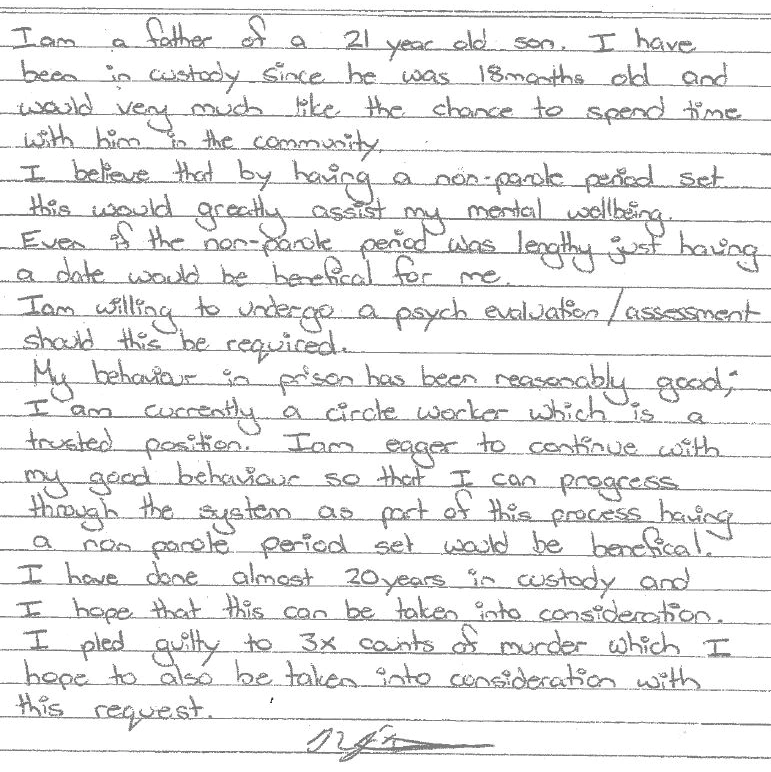
#> input picture lab/handwriting_forensics/beta src/beta/letter sample/dear dad/letter.jpg, 771 x 772 px
$ python -i handwriting.py   (imports and definitions only)
#> lines starting #> are read from the running program, lines starting #| are printed output that depends on the picture; after the words box and inside, x2 and y2 are one past the last pixel; in counts of white or black regions, pixels touching at a corner belong together
#> further down, picture is the input picture: shape (772, 771, 3); mean B, G, R 237.4, 237.3, 237.4
"""
Quantitative handwriting metrics for forensic document examination.
Implements standard measurements (ENFSI BPM / graphology):
zones, slant, baseline, pen pressure, stroke width, spacing, size.
Every metric returns (value, interpretation) pairs suitable for reporting.
"""
from __future__ import annotations
import numpy as np
import cv2


class HandwritingMetrics:
    def __init__(self, img_bgr: np.ndarray, dpi: int = 300):
#> called with dpi = 300
        self.bgr = img_bgr
        self.gray = cv2.cvtColor(img_bgr, cv2.COLOR_BGR2GRAY)
        self.dpi = dpi
        self._prepare()

    # ---------------------------------------------------------------- preproc
    def _prepare(self):
        # adaptive binarisation (ink = white on black)
        blur = cv2.medianBlur(self.gray, 5)
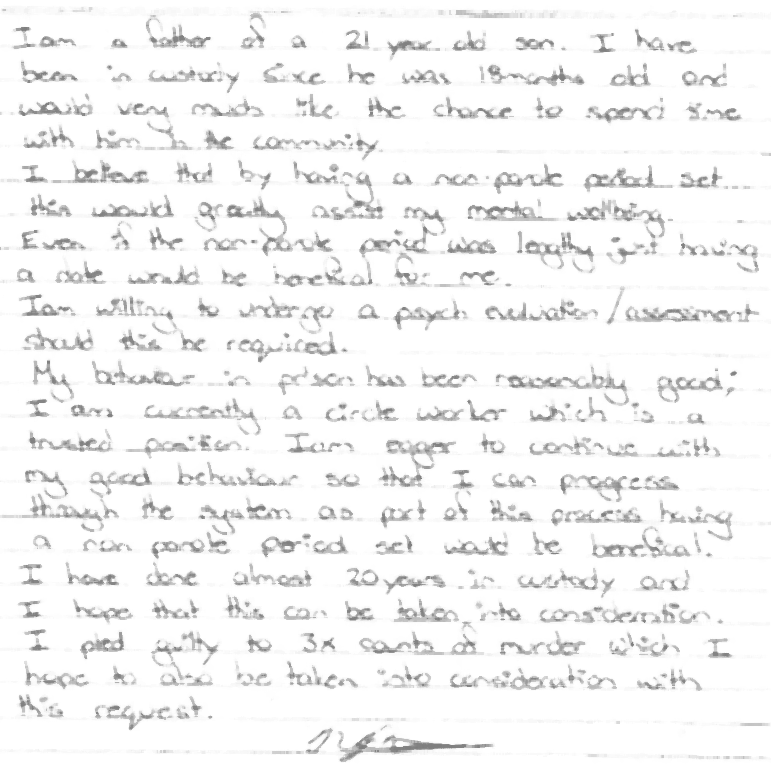
#> blur: shape (772, 771); min 125, max 255, mean 244.1
        self.bin = cv2.adaptiveThreshold(
            blur, 255, cv2.ADAPTIVE_THRESH_GAUSSIAN_C,
            cv2.THRESH_BINARY_INV, 31, 15)
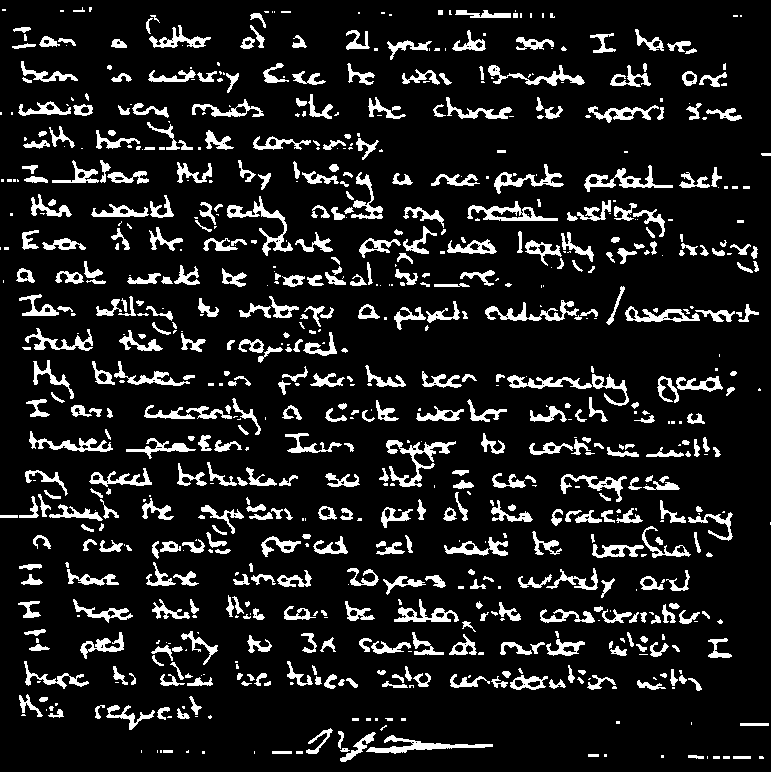
#> self.bin: shape (772, 771); 11.9% white; 789 white regions (291 under 20 px), largest, box (x1, y1, x2, y2) and area: (386, 440, 456, 487) 876, (227, 196, 293, 256) 775, (366, 735, 493, 754) 744
        # remove small specks
        self.bin = cv2.morphologyEx(
            self.bin, cv2.MORPH_OPEN, np.ones((2, 2), np.uint8))
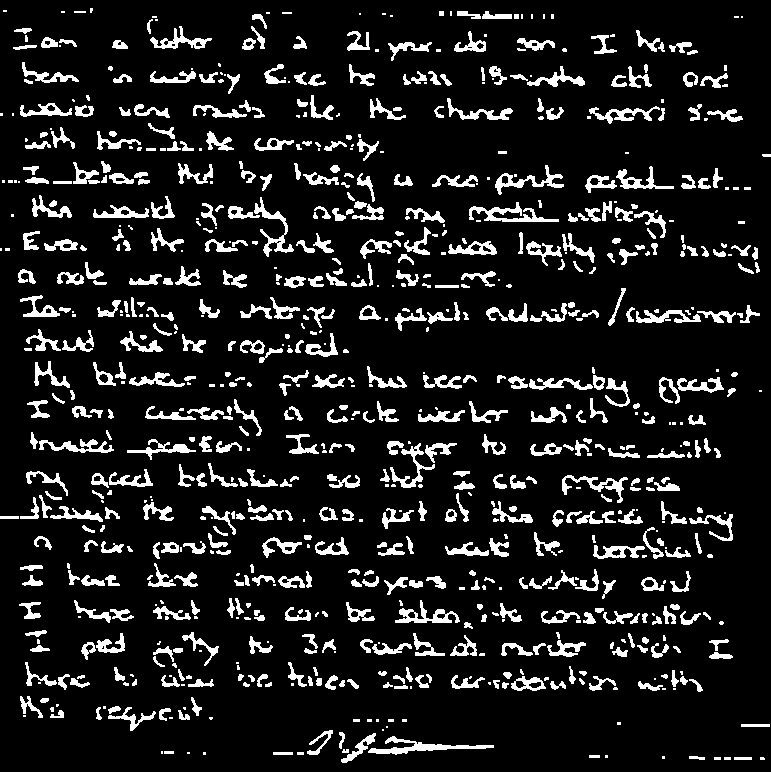
#> self.bin: shape (772, 771); 11.5% white; 835 white regions (258 under 20 px), largest, box (x1, y1, x2, y2) and area: (368, 736, 494, 755) 736, (469, 202, 559, 222) 644, (254, 197, 294, 257) 561
        # connected components (characters/strokes)
        n, labels, stats, _ = cv2.connectedComponentsWithStats(
            self.bin, connectivity=8)
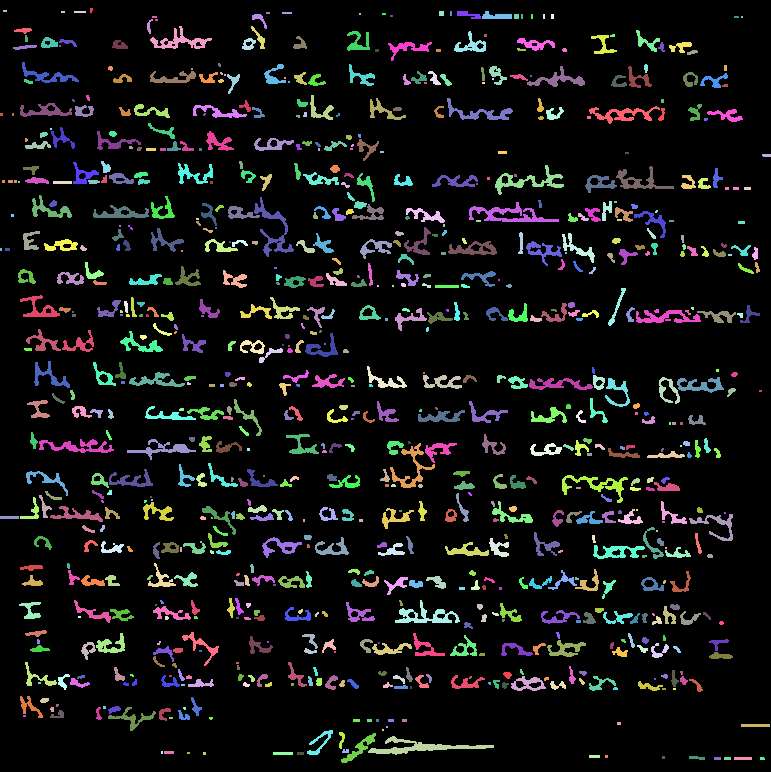
#> labels: shape (772, 771) int32; 836 distinct labels, from 0 to 835; one colour per label, 0 black
#> n = 836; stats = 836 rows, first 6: [0, 0, 771, 772, 526852], [90, 8, 3, 5, 13], [3, 10, 4, 2, 8], [61, 11, 4, 2, 8], [74, 11, 12, 2, 24], [439, 11, 5, 5, 25]
        self.comps = [s for s in stats if s[4] > 25]  # filter noise
#> self.comps = 522 items, first 6: [0, 0, 771, 772, 526852], [457, 11, 24, 8, 105], [482, 11, 30, 8, 153], [252, 14, 15, 15, 81], [147, 19, 6, 15, 42], [150, 26, 62, 23, 453]

    def _px_to_mm(self, px: float) -> float:
        return px * 25.4 / max(self.dpi, 1)

    # ---------------------------------------------------------------- zones
    # [43 lines left out: function zone_analysis, not called in this run]

    # ---------------------------------------------------------------- slant
    def slant_analysis(self) -> dict:
        """
        Shear-based slant estimation: rotate the ink horizontally via shear
        transforms at -45..+45 deg; the angle maximising horizontal projection
        energy equals the stroke slant (standard technique, cf. Hunt & Qi).
        """
        if not self.comps:
            return {"ok": False}
        h, w = self.bin.shape
#> h = 772; w = 771
        best_angle, best_energy = 0.0, -1.0
        for ang in np.arange(-45, 46, 3):
            M = np.float32([[1, -np.tan(np.radians(ang)), 0], [0, 1, 0]])
            sheared = cv2.warpAffine(self.bin, M, (w, h),
                                     flags=cv2.INTER_NEAREST)
            profile = sheared.sum(axis=0)
            energy = float((profile ** 2).sum())
            if energy > best_energy:
                best_energy, best_angle = energy, ang
#> this loop made 31 passes
#> (best_energy, best_angle) on passes 1 to 12: (1.68e+11, -45), (1.9e+11, -42), (2.15e+11, -39), (2.39e+11, -36), (2.6e+11, -33), (2.77e+11, -30), (3.05e+11, -27), (3.26e+11, -24), (3.46e+11, -21), (3.61e+11, -18), (3.81e+11, -15), (3.9e+11, -12)
#> energy on passes 17 to 22: 4.34e+11, 4.22e+11, 4.03e+11, 3.82e+11, 3.65e+11, 3.52e+11
#> pass 1, in slant_analysis, `sheared = cv2.warpAffine(self.bin, M, (w, h), flags=cv2.INTER_NEAREST)`:
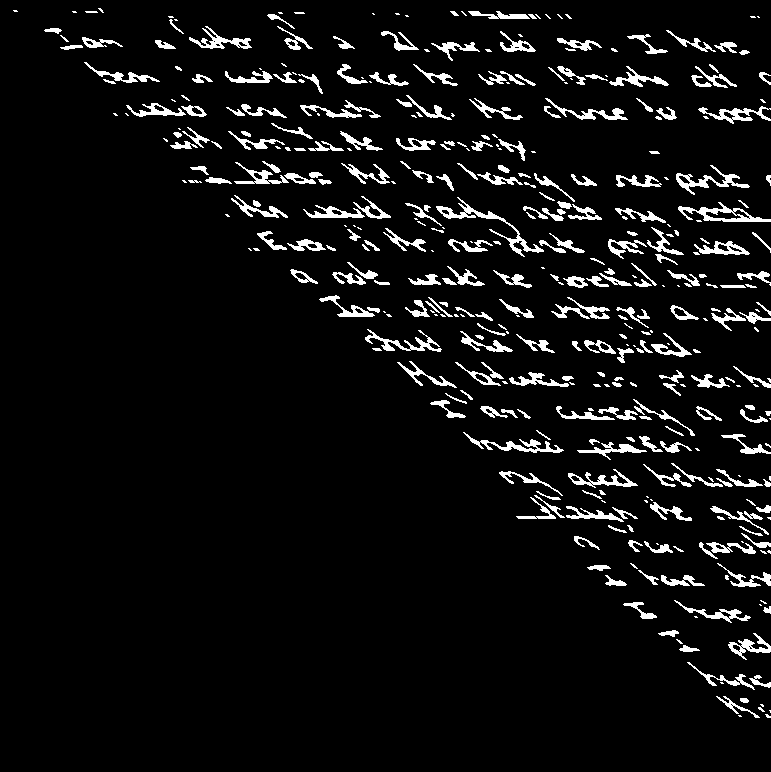
#> sheared: shape (772, 771); 6.3% white; 405 white regions (135 under 20 px), largest, box (x1, y1, x2, y2) and area: (436, 197, 544, 257) 766, (678, 202, 771, 222) 620, (676, 165, 750, 195) 542
#> after the loop, best_angle = 0; best_energy = 4.38e+11
        # refine locally
        for ang in np.arange(best_angle - 2, best_angle + 3, 0.5):
            M = np.float32([[1, -np.tan(np.radians(ang)), 0], [0, 1, 0]])
            sheared = cv2.warpAffine(self.bin, M, (w, h),
                                     flags=cv2.INTER_NEAREST)
            profile = sheared.sum(axis=0)
            energy = float((profile ** 2).sum())
            if energy > best_energy:
                best_energy, best_angle = energy, ang
#> this loop made 10 passes
#> (best_energy, best_angle) on pass 6: (4.39e+11, 0.5)
#> energy on passes 1, 2, 3, 4, 5, 7: 4.32e+11, 4.34e+11, 4.36e+11, 4.37e+11, 4.38e+11, 4.36e+11
#> pass 1, in slant_analysis, `sheared = cv2.warpAffine(self.bin, M, (w, h), flags=cv2.INTER_NEAREST)`:
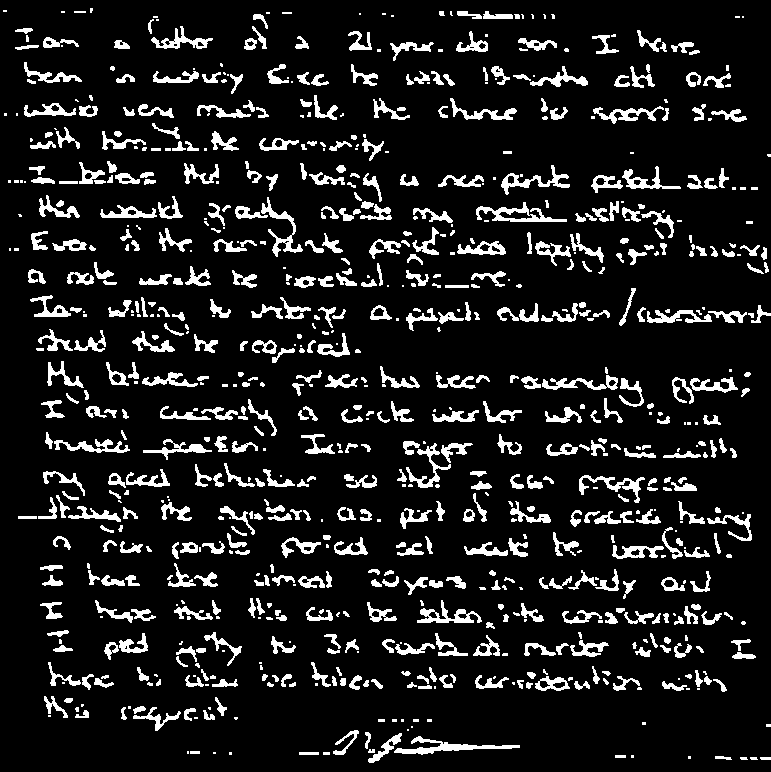
#> sheared: shape (772, 771); 11.5% white; 831 white regions (258 under 20 px), largest, box (x1, y1, x2, y2) and area: (394, 736, 520, 755) 736, (476, 202, 567, 222) 644, (261, 197, 303, 257) 561
#> pass 3, in slant_analysis, `sheared = cv2.warpAffine(self.bin, M, (w, h), flags=cv2.INTER_NEAREST)`:
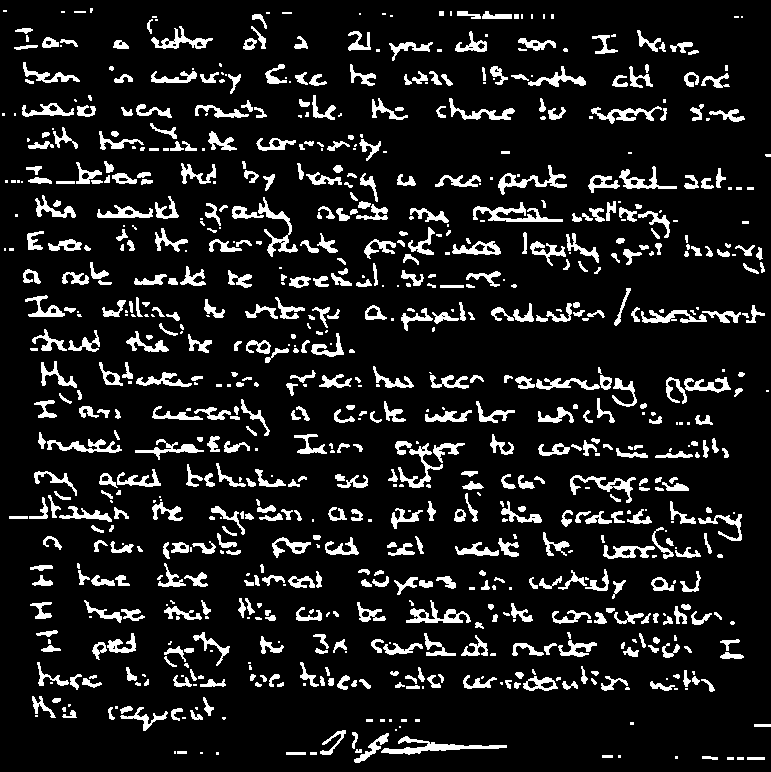
#> sheared: shape (772, 771); 11.5% white; 834 white regions (258 under 20 px), largest, box (x1, y1, x2, y2) and area: (381, 736, 507, 755) 736, (473, 202, 563, 222) 644, (258, 197, 298, 257) 561
#> after the loop, best_angle = 0.5; best_energy = 4.39e+11

        if best_angle > 15:
            interp = "Forward (rightward) slant — spontaneity, responsiveness, emotional expression"
        elif best_angle < -15:
            interp = "Backward (leftward) slant — reserve, guardedness, defensiveness"
        else:
            interp = "Vertical slant — self-control, independence, objectivity"
        return {"ok": True, "slant_deg": round(float(best_angle), 1),
                "interpretation": interp}

    # ---------------------------------------------------------------- baseline
    # [159 lines left out: functions baseline_analysis, pressure_analysis, stroke_width, spacing_analysis, size_analysis, full_profile, not called in this run]

>>> import cv2
>>> picture = cv2.imread('../letter sample/dear dad/letter.jpg')
>>> result = HandwritingMetrics(picture).slant_analysis()
#> result = 3 items
